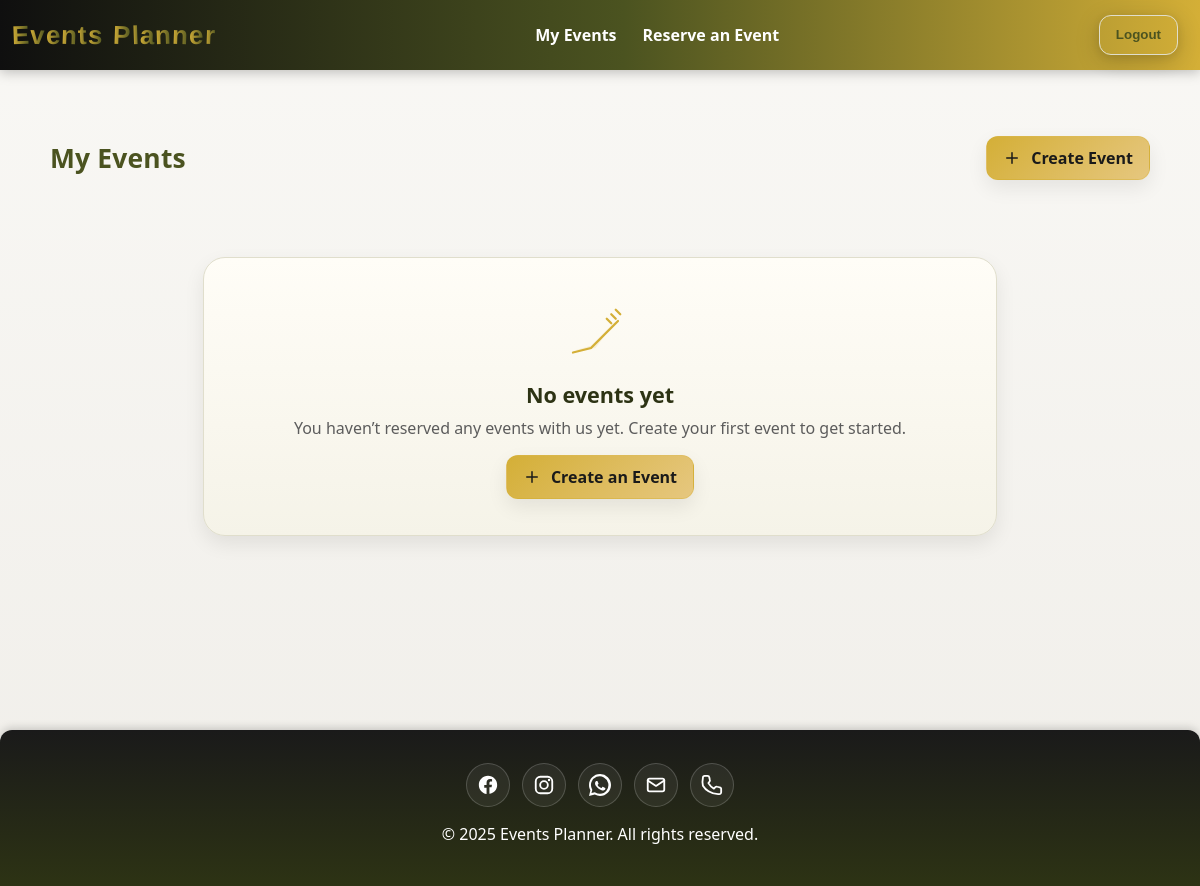
Before: /events/ (signed in) with the older database file.
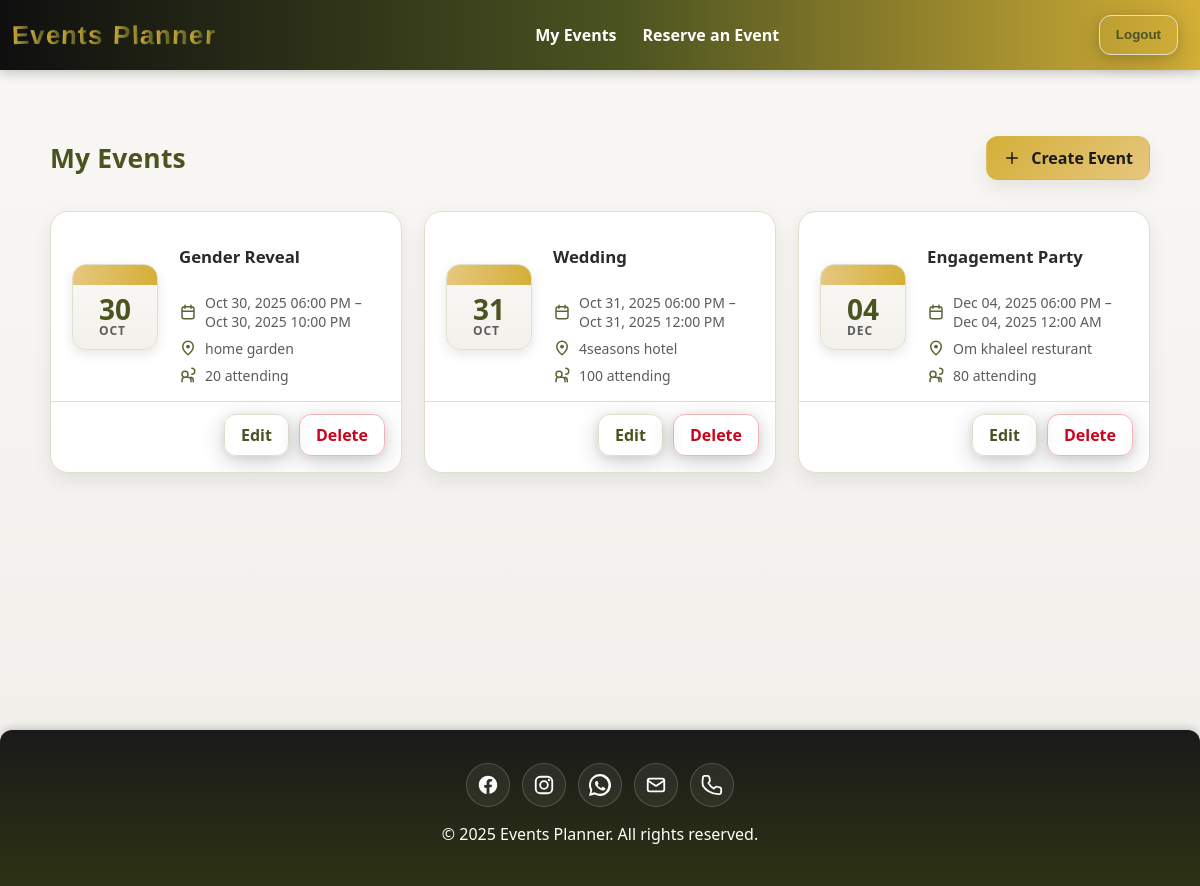
After: the same page with the newer database file.
### main_app/models.py (models this page shows, shortened)
class Event(models.Model):
  title = models.CharField(max_length=200)
  description = models.TextField(max_length=500)
  location = models.TextField(max_length=500)
  start_date = models.DateTimeField('Event Date')
  end_date = models.DateTimeField('Event End Date')
  created_date = models.DateTimeField(auto_now=True)
  updated_date = models.DateTimeField(auto_now=True)
  attendees_count = models.IntegerField()
  theme_colors = models.CharField(max_length=100)
  theme_images = models.ImageField(upload_to='events/%Y/%m/',
        blank=True,
        null=True)
  user = models.ForeignKey(
        settings.AUTH_USER_MODEL,
        on_delete=models.CASCADE,
        related_name='events'
    )

### main_app/views.py (the view)
# urls.py: path('events/', views.event_index, name='my-events'),
@login_required
def event_index(request):
  events = Event.objects.filter(user=request.user).order_by('start_date')
  return render(request, 'events/index.html', {'events': events})

### main_app/templates/events/index.html
{% extends 'base.html' %}
{% load static %}
{% block head %}
  <link rel="stylesheet" href="{% static 'css/my-events.css' %}" />
{% endblock %}
{% block content %}
  <div class="events-page">
    <header class="events-header">
      <h1 class="page-title">My Events</h1>
      <a href="{% url 'event-create' %}" class="btn btn-primary">
        <span class="icon">
          <svg viewBox="0 0 24 24" aria-hidden="true">
            <path d="M12 5v14M5 12h14" stroke="currentColor" stroke-width="2" stroke-linecap="round" />
          </svg>
        </span>
        Create Event
      </a>
    </header>
    {% if events %}
      <div class="events-grid">
        {% for e in events %}
          <article class="event-card">
            <a class="event-card-link" href="{% url 'event-details' e.pk %}">
              <div class="event-media">
                <div class="calendar">
                  <div class="calendar-bar"></div>
                  <div class="calendar-body">
                    <div class="calendar-date">
                      {{ e.start_date|date:'d' }}
                      <span>{{ e.start_date|date:'M' }}</span>
                    </div>
                  </div>
                </div>
              </div>
              <div class="event-body">
                <h3 class="event-title">{{ e.title }}</h3>
                <div class="event-meta">
                  <div class="meta-item">
                    <svg viewBox="0 0 24 24" aria-hidden="true">
                      <path d="M8 7V3m8 4V3M4 11h16M7 21h10a3 3 0 0 0 3-3V8a3 3 0 0 0-3-3H7a3 3 0 0 0-3 3v10a3 3 0 0 0 3 3Z" fill="none" stroke="currentColor" stroke-width="2" stroke-linecap="round" />
                    </svg>
                    <span>
                      {{ e.start_date|date:'M d, Y h:i A' }}
                      {% if e.end_date %}
                        – {{ e.end_date|date:'M d, Y h:i A' }}
                      {% endif %}
                    </span>
                  </div>
                  {% if e.location %}
                    <div class="meta-item">
                      <svg viewBox="0 0 24 24" aria-hidden="true">
                        <path d="M12 21s-7-5.686-7-11a7 7 0 1 1 14 0c0 5.314-7 11-7 11Z" fill="none" stroke="currentColor" stroke-width="2" />
                        <circle cx="12" cy="10" r="2.5" fill="currentColor" />
                      </svg>
                      <span>{{ e.location }}</span>
                    </div>
                  {% endif %}
                  {% if e.attendees_count %}
                    <div class="meta-item">
                      <svg viewBox="0 0 24 24" aria-hidden="true">
                        <path d="M16 21v-2a4 4 0 0 0-4-4H8a4 4 0 0 0-4 4v2M12 11a4 4 0 1 0-8 0 4 4 0 0 0 8 0Zm7 10v-2a4 4 0 0 0-3-3.874M17 3a4 4 0 0 1 0 8" fill="none" stroke="currentColor" stroke-width="2" stroke-linecap="round" />
                      </svg>
                      <span>{{ e.attendees_count }} attending</span>
                    </div>
                  {% endif %}
                </div>
              </div>
            </a>
            <div class="event-actions">
              <a href="{% url 'event-update' e.pk %}" class="btn btn-ghost">Edit</a>
              <a href="{% url 'event-delete' e.pk %}" class="btn btn-danger">Delete</a>
            </div>
          </article>
        {% endfor %}
      </div>
    {% else %}
      <section class="empty-state">
        <div class="empty-art" aria-hidden="true">
          <svg viewBox="0 0 64 64">
            <path d="M10 50l14-4 22-22-18 24-18 2z" fill="currentColor" opacity=".15" />
            <path d="M46 14l4 4M42 18l4 4M38 22l4 4" stroke="currentColor" stroke-width="2" stroke-linecap="round" />
            <path d="M8 52l16-4 24-24" fill="none" stroke="currentColor" stroke-width="2" stroke-linecap="round" />
          </svg>
        </div>
        <h3>No events yet</h3>
        <p>You haven’t reserved any events with us yet. Create your first event to get started.</p>
        <a href="{% url 'event-create' %}" class="btn btn-primary">
          <span class="icon">
            <svg viewBox="0 0 24 24" aria-hidden="true">
              <path d="M12 5v14M5 12h14" stroke="currentColor" stroke-width="2" stroke-linecap="round" />
            </svg>
          </span>
          Create an Event
        </a>
      </section>
    {% endif %}
  </div>
{% endblock %}

### main_app/templates/base.html (shortened to what this page needs)
{% load static %}
<!DOCTYPE html>
<html lang="en">
  <head>
    <link rel="stylesheet" href="{% static 'css/variables.css' %}" />
    <link rel="stylesheet" href="{% static 'css/base.css' %}" />
    {% block head %}{% endblock %}
  </head>
  <body>
    <header class="main-header">
      <div class="bar">
        <a href="/" class="brand-wordmark" aria-label="Events Planner - Home">
          <span>E</span><span>v</span><span>e</span><span>n</span><span>t</span><span>s</span>
          <span>P</span><span>l</span><span>a</span><span>n</span><span>n</span><span>e</span><span>r</span>
        </a>
        <nav class="nav-desktop">
          <ul>
            {% if user.is_authenticated %}
              <li><a href="{% url 'my-events' %}">My Events</a></li>
              <li><a href="{% url 'event-create' %}">Reserve an Event</a></li>
            {% endif %}
          </ul>
        </nav>
        <div class="auth">
          {% if user.is_authenticated %}
            <form method="post" action="{% url 'logout' %}" class="desktop-auth">
              <button type="submit" class="btn btn-ghost btn-sm">Logout</button>
            </form>
          {% else %}
            <a href="{% url 'login' %}" class="btn desktop-auth login-btn">Login</a>
          {% endif %}
        </div>
      </div>
    </header>
    <main class="page">
      {% block content %}{% endblock %}
    </main>
    <footer class="main-footer">
      <div class="footer-inner">
        <div class="social-icons">
          <a class="social-icon" href="https://facebook.com" target="_blank" rel="noopener" aria-label="Facebook">
            <svg viewBox="0 0 24 24" aria-hidden="true">
              <path fill="currentColor" d="M22 12c0-5.52-4.48-10-10-10S2 6.48 2 12c0 5 3.66 9.13 8.44 9.88v-6.99H7.9v-2.89h2.54V9.41c0-2.5 1.49-3.89 3.77-3.89 1.09 0 2.23.2 2.23.2v2.45h-1.26c-1.24 0-1.63.77-1.63 1.56v1.87h2.78l-.44 2.89h-2.34v6.99C18.34 21.13 22 17 22 12z" />
            </svg>
          </a>
          <a class="social-icon" href="https://instagram.com" target="_blank" rel="noopener" aria-label="Instagram">
            <svg viewBox="0 0 24 24" aria-hidden="true">
              <rect x="3" y="3" width="18" height="18" rx="5" ry="5" fill="none" stroke="currentColor" stroke-width="2" />
              <circle cx="12" cy="12" r="4.2" fill="none" stroke="currentColor" stroke-width="2" />
              <circle cx="17.5" cy="6.5" r="1.3" fill="currentColor" />
            </svg>
          </a>
          <a class="social-icon" href="https://wa.me/1234567890" target="_blank" rel="noopener" aria-label="WhatsApp">
          </a>
          <a class="social-icon" href="mailto:mirnahaddad@yahoo.com" aria-label="Email">
            <svg viewBox="0 0 24 24" aria-hidden="true">
              <rect x="3" y="5" width="18" height="14" rx="2" ry="2" fill="none" stroke="currentColor" stroke-width="2" />
              <path d="M3 7l9 6 9-6" fill="none" stroke="currentColor" stroke-width="2" stroke-linecap="round" stroke-linejoin="round" />
            </svg>
          </a>
          <a class="social-icon" href="tel:+1234567890" aria-label="Call">
          </a>
        </div>
        <p>&copy; 2025 Events Planner. All rights reserved.</p>
      </div>
    </footer>
  </body>
</html>

### main_app/static/css/variables.css (style rules this page uses)
:root { --olive: #4b5320; --olive-900: #2d3314; --gold: #d4af37; --gold-300: #e6c77f; --black: #1a1a1a; --ink: #2a2a2a; --paper: #faf9f7; --white: #ffffff; --error-color: #d0021b; --stroke: rgba(0,0,0,.08); --shadow-strong: 0 6px 24px rgba(0,0,0,.18), 0 2px 8px rgba(0,0,0,.08); --header-gradient: linear-gradient(90deg, #0f0f0f, var(--olive) 52%, var(--gold)); --cta-gradient: linear-gradient(90deg, var(--olive), var(--gold)); --cta-hover-gradient: linear-gradient(90deg, var(--olive-900), #b99725); --font-sans: "Poppins", ui-sans-serif, system-ui, sans-serif; --surface: var(--paper); --surface-2: #f0eee9; --card: #ffffff; --border: #e0decc; --text: var(--ink); --muted: #5c5c5c; --shadow: 0 8px 20px rgba(0, 0, 0, 0.08); }
.btn { display:inline-flex; align-items:center; justify-content:center; padding: 8px 16px; border-radius: 8px; border:0; background: var(--cta-gradient); color:#fff; font-weight:600; text-decoration:none; cursor:pointer; transition: background .25s ease, transform .2s ease, box-shadow .2s ease; box-shadow: var(--shadow-strong); }

### main_app/static/css/base.css (style rules this page uses)
:root { --header-h: 70px; --page-max: 2000px; }
html, body { width: 100%; }
body { font-family: var(--font-sans); color: var(--ink); background: var(--paper); margin: 0 auto; max-width: var(--page-max); min-height: 100vh; overflow-x: hidden; }
.main-header { position: fixed; top: 0; left: 50%; transform: translateX(-50%); height: var(--header-h); width: 100%; max-width: var(--page-max); background: var(--header-gradient); box-shadow: 0 2px 12px rgba(0, 0, 0, .25); z-index: 1000; }
.bar { height: var(--header-h); display: flex; align-items: center; justify-content: space-between; padding: 0 12px; box-sizing: border-box; position: relative; }
.brand-wordmark { display: inline-flex; align-items: center; font-family: 'Poppins', sans-serif; font-weight: 800; font-size: 26px; text-decoration: none; letter-spacing: 1px; user-select: none; justify-self: start; }
.brand-wordmark span { display: inline-block; background: linear-gradient(90deg, var(--gold), var(--olive)); -webkit-background-clip: text; -webkit-text-fill-color: transparent; transition: transform .25s ease, filter .25s ease; }
.brand-wordmark span:nth-child(odd) { transform: rotate(-2deg); }
.brand-wordmark span:nth-child(even) { transform: rotate(2deg); }
.nav-desktop { display: none; justify-self: center; }
.nav-desktop ul { list-style: none; margin: 0; padding: 0; display: flex; gap: 22px; }
.nav-desktop a { color: #fff; text-decoration: none; font-weight: 600; padding: 6px 2px; border-bottom: 2px solid transparent; transition: border-color .2s ease, opacity .2s ease; }
.auth { display: flex; align-items: center; justify-content: flex-end; margin-right: 10px; }
.btn { background: var(--cta-gradient); color: #fff; font-weight: 700; border: 0; border-radius: 10px; padding: 8px 14px; text-decoration: none; display: inline-flex; align-items: center; box-shadow: var(--shadow-strong); cursor: pointer; transition: transform .15s ease, background .25s ease; }
.btn-ghost { background: rgba(255, 255, 255, .12); border: 1px solid rgba(255, 255, 255, .28); }
.btn-sm { padding: 6px 10px; border-radius: 8px; font-weight: 600; }
main.page { padding: calc(var(--header-h) + 24px) 16px 60px; min-height: calc(100vh - var(--header-h)); box-sizing: border-box; }
@media (min-width: 900px) { .nav-desktop { display: block; } }
@media (min-width: 900px) { .desktop-auth { display: block; } }
.main-footer { background: linear-gradient(180deg, var(--black), var(--olive-900)); color: var(--white); text-align: center; padding: 25px 16px; width: 100%; box-shadow: 0 -2px 8px rgba(0, 0, 0, 0.18); border-radius: 12px 12px 0 0; box-sizing: border-box; }
.social-icons { display: flex; justify-content: center; gap: 12px; margin: 8px 0 12px; }
.social-icon { width: 42px; height: 42px; display: grid; place-items: center; border-radius: 999px; color: #fff; background: rgba(255, 255, 255, .06); border: 1px solid rgba(255, 255, 255, .18); transition: transform .2s ease, box-shadow .2s ease, color .2s ease, border-color .2s ease, background .2s ease; text-decoration: none; }
.social-icon svg { width: 22px; height: 22px; }

Changed rows visible on the page:
added Event: start_date "30", start_date "OCT", title "Gender Reveal", start_date "Oct 30, 2025 06:00 PM", end_date "Oct 30, 2025 10:00 PM", location "home garden", attendees_count "20"
added Event: start_date "31", start_date "OCT", title "Wedding", start_date "Oct 31, 2025 06:00 PM", end_date "Oct 31, 2025 12:00 PM", location "4seasons hotel", attendees_count "100"
added Event: start_date "04", start_date "DEC", title "Engagement Party", start_date "Dec 04, 2025 06:00 PM", end_date "Dec 04, 2025 12:00 AM", location "Om khaleel resturant", attendees_count "80"
Other visible differences:
text no longer shown: "No events yet You haven’t reserved any events with us yet. Create your first event to get started. Create an Event"
